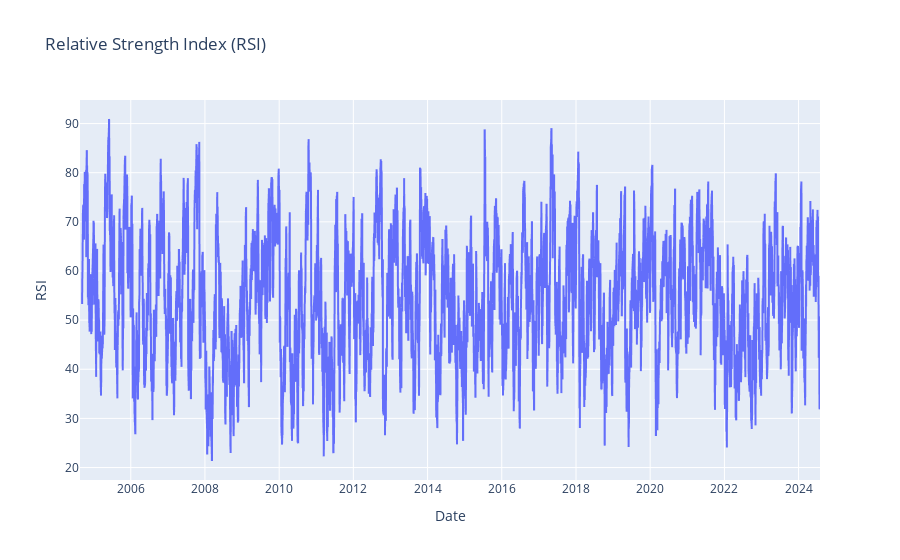

Write notebook code for a chart like this one.
### Code cell
fa.plot_rsi()

### Figure 1 — Plotly figure (JSON) as saved in the notebook; plotly's stock layout.template omitted (floating-point values rounded to 4 significant figures; data arrays with more than 128 entries replaced by an {"elided": "..."} marker saying what was removed)
{"data": [{"hovertemplate": "Date=%{x}<br>RSI=%{y}<extra></extra>", "legendgroup": "", "line": {"color": "#636efa", "dash": "solid"}, "marker": {"symbol": "circle"}, "mode": "lines", "name": "", "showlegend": false, "type": "scattergl", "x": {"elided": "5020 str values"}, "xaxis": "x", "y": {"elided": "5020 float values"}, "yaxis": "y"}], "layout": {"legend": {"tracegroupgap": 0}, "title": {"text": "Relative Strength Index (RSI)"}, "xaxis": {"anchor": "y", "domain": [0, 1], "title": {"text": "Date"}}, "yaxis": {"anchor": "x", "domain": [0, 1], "title": {"text": "RSI"}}}}
